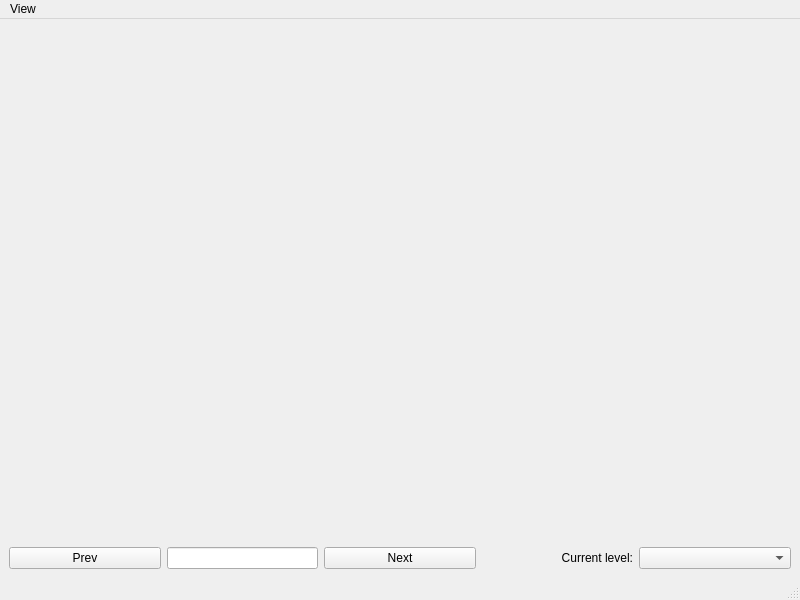
<?xml version="1.0" encoding="UTF-8"?>
<ui version="4.0">
 <class>MainWindow</class>
 <widget class="QMainWindow" name="MainWindow">
  <property name="geometry">
   <rect>
    <x>0</x>
    <y>0</y>
    <width>800</width>
    <height>600</height>
   </rect>
  </property>
  <property name="windowTitle">
   <string>MainWindow</string>
  </property>
  <widget class="QWidget" name="centralwidget">
   <layout class="QGridLayout" name="gridLayout">
    <item row="0" column="0" colspan="5">
     <widget class="QWidget" name="mplwindow" native="true">
      <property name="sizePolicy">
       <sizepolicy hsizetype="Expanding" vsizetype="Preferred">
        <horstretch>1</horstretch>
        <verstretch>0</verstretch>
       </sizepolicy>
      </property>
      <property name="layoutDirection">
       <enum>Qt::LeftToRight</enum>
      </property>
      <layout class="QVBoxLayout" name="mplvl"/>
     </widget>
    </item>
    <item row="1" column="1">
     <widget class="QLineEdit" name="currentIndex">
      <property name="font">
       <font>
        <family>Helvetica Neue</family>
       </font>
      </property>
     </widget>
    </item>
    <item row="1" column="0">
     <widget class="QPushButton" name="prevButton">
      <property name="font">
       <font>
        <family>Helvetica Neue</family>
       </font>
      </property>
      <property name="text">
       <string>Prev</string>
      </property>
     </widget>
    </item>
    <item row="1" column="2">
     <widget class="QPushButton" name="nextButton">
      <property name="font">
       <font>
        <family>Helvetica Neue</family>
       </font>
      </property>
      <property name="text">
       <string>Next</string>
      </property>
     </widget>
    </item>
    <item row="1" column="4">
     <widget class="QComboBox" name="levelSelection"/>
    </item>
    <item row="1" column="3">
     <widget class="QLabel" name="levelLabel">
      <property name="layoutDirection">
       <enum>Qt::LeftToRight</enum>
      </property>
      <property name="text">
       <string>Current level:</string>
      </property>
      <property name="alignment">
       <set>Qt::AlignRight|Qt::AlignTrailing|Qt::AlignVCenter</set>
      </property>
     </widget>
    </item>
   </layout>
  </widget>
  <widget class="QMenuBar" name="menubar">
   <property name="geometry">
    <rect>
     <x>0</x>
     <y>0</y>
     <width>800</width>
     <height>22</height>
    </rect>
   </property>
   <widget class="QMenu" name="menuView">
    <property name="title">
     <string>View</string>
    </property>
    <addaction name="actionZoom"/>
    <addaction name="actionReset_Zoom"/>
    <addaction name="actionPan"/>
   </widget>
   <addaction name="menuView"/>
  </widget>
  <widget class="QStatusBar" name="statusbar"/>
  <action name="actionZoom">
   <property name="text">
    <string>&amp;Zoom</string>
   </property>
  </action>
  <action name="actionReset_Zoom">
   <property name="text">
    <string>&amp;Reset Zoom</string>
   </property>
  </action>
  <action name="actionPan">
   <property name="text">
    <string>&amp;Pan</string>
   </property>
  </action>
 </widget>
 <resources/>
 <connections/>
</ui>
